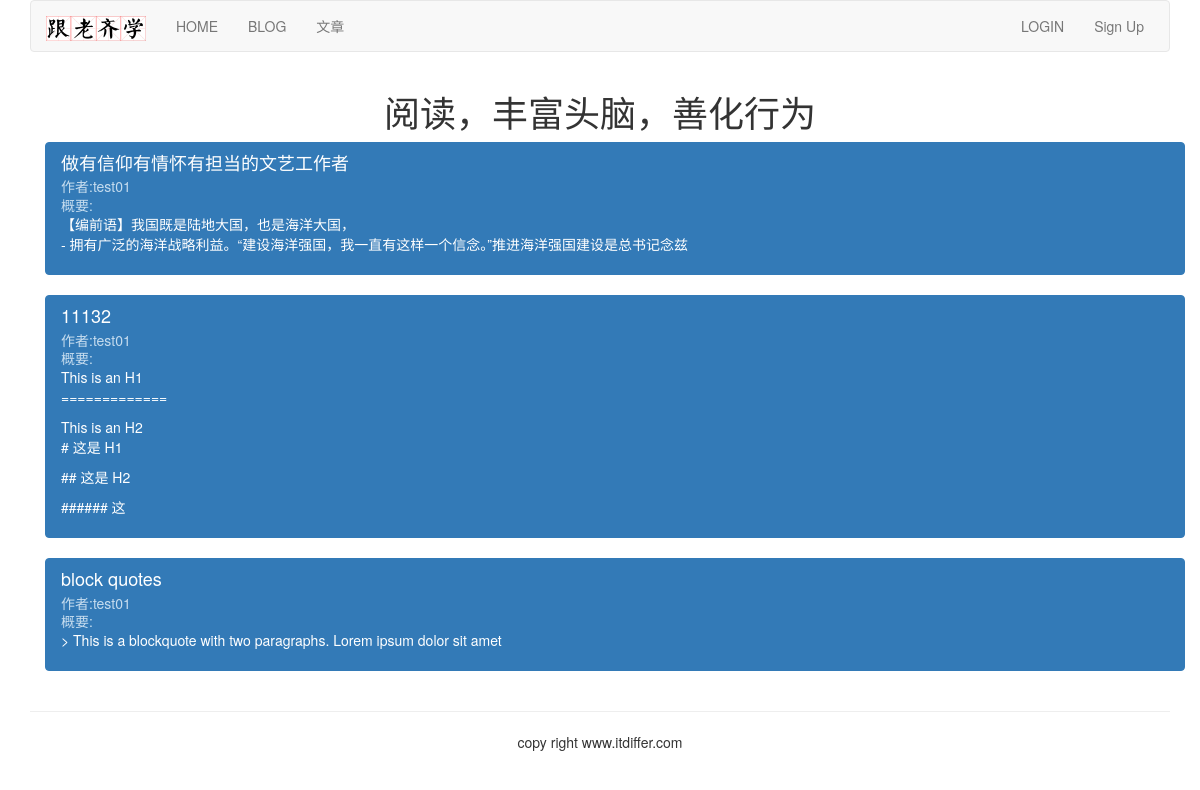
The page /article/list-article-titles/ on the database its author committed.
### article/models.py (models this page shows, shortened)
class ArticlePost(models.Model):
    author = models.ForeignKey(User, related_name="article")
    title = models.CharField(max_length=200)
    slug = models.SlugField(max_length=500)
    column = models.ForeignKey(ArticleColumn, related_name="article_column")
    body = models.TextField()
    created = models.DateField(default=timezone.now())
    updated = models.DateField(auto_now=True)
    class Meta:
        ordering = ("-updated",)
        index_together = (('id', 'slug'),)
    def get_url_path(self):
        return reverse("article:list_article_detail", args=[self.id, self.slug])

### article/list_view.py (the view)
def article_titles(request):
    article_titles = ArticlePost.objects.all()
    paginator = Paginator(article_titles, 3)
    page = request.GET.get("page")
    try:
        current_page = paginator.page(page)
        articles = current_page.object_list  #当前页的文章所有对象
    except PageNotAnInteger:
        current_page = paginator.page(1)
        articles = current_page.object_list
    except EmptyPage:
        current_page = paginator.page(paginator.num_pages)#总页数最后一页
        articles = current_page.object_list
    return render(request, "article/list/article_titles.html", {"articles":articles, "page":page})

### templates/article/list/article_titles.html (shortened to what this page needs)
{% extends 'base.html' %}
{% block content %}
<div class="row text-center vertical-middle-sm">
    <h1>阅读，丰富头脑，善化行为</h1>
</div>
<div class="container">
    {% for article in articles %}
    <div class="list-group">
        <a href="{{ article.get_url_path }}" class="list-group-item active">
            <h4 class="list-group-item-heading">{{ article.title }}</h4>
            <p class="list-group-item-text">作者:{{ article.author.username }}</p>
            <p class="list-group-item-text">概要:{{ article.body|slice:'70'|linebreaks }}</p>
        </a>
    </div>
    {% endfor %}
</div>
{% endblock %}

### rows shown on the page
ArticlePost: title "做有信仰有情怀有担当的文艺工作者", author.username "test01", body "【编前语】我国既是陆地大国，也是海洋大国， - 拥有广泛的海洋战略利益。“建设海洋强国，我一直有这样一个信念。”推进海洋强国建设是总书记念兹"
ArticlePost: title "11132", author.username "test01", body "This is an H1 ============= This is an H2 # 这是 H1 ## 这是 H2 ###### 这"
ArticlePost: title "block quotes", author.username "test01", body "> This is a blockquote with two paragraphs. Lorem ipsum dolor sit amet"
